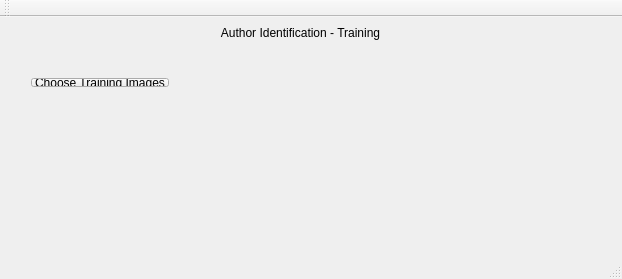
<?xml version="1.0" encoding="UTF-8"?>
<ui version="4.0">
 <class>MainWindow</class>
 <widget class="QMainWindow" name="MainWindow">
  <property name="geometry">
   <rect>
    <x>0</x>
    <y>0</y>
    <width>622</width>
    <height>279</height>
   </rect>
  </property>
  <property name="windowTitle">
   <string>Training Window</string>
  </property>
  <widget class="QWidget" name="centralWidget">
   <widget class="QLabel" name="label_2">
    <property name="geometry">
     <rect>
      <x>20</x>
      <y>0</y>
      <width>561</width>
      <height>31</height>
     </rect>
    </property>
    <property name="text">
     <string>Author Identification - Training</string>
    </property>
    <property name="alignment">
     <set>Qt::AlignCenter</set>
    </property>
   </widget>
   <widget class="QWidget" name="layoutWidget">
    <property name="geometry">
     <rect>
      <x>20</x>
      <y>50</y>
      <width>571</width>
      <height>31</height>
     </rect>
    </property>
    <layout class="QHBoxLayout" name="horizontalLayout" stretch="0,1">
     <item>
      <widget class="QPushButton" name="pushButton">
       <property name="text">
        <string>Choose Training Images</string>
       </property>
      </widget>
     </item>
     <item>
      <widget class="QLabel" name="lblChosenDir">
       <property name="autoFillBackground">
        <bool>true</bool>
       </property>
       <property name="text">
        <string/>
       </property>
      </widget>
     </item>
    </layout>
   </widget>
  </widget>
  <widget class="QToolBar" name="mainToolBar">
   <attribute name="toolBarArea">
    <enum>TopToolBarArea</enum>
   </attribute>
   <attribute name="toolBarBreak">
    <bool>false</bool>
   </attribute>
  </widget>
  <widget class="QStatusBar" name="statusBar"/>
 </widget>
 <layoutdefault spacing="6" margin="11"/>
 <resources/>
 <connections/>
</ui>
